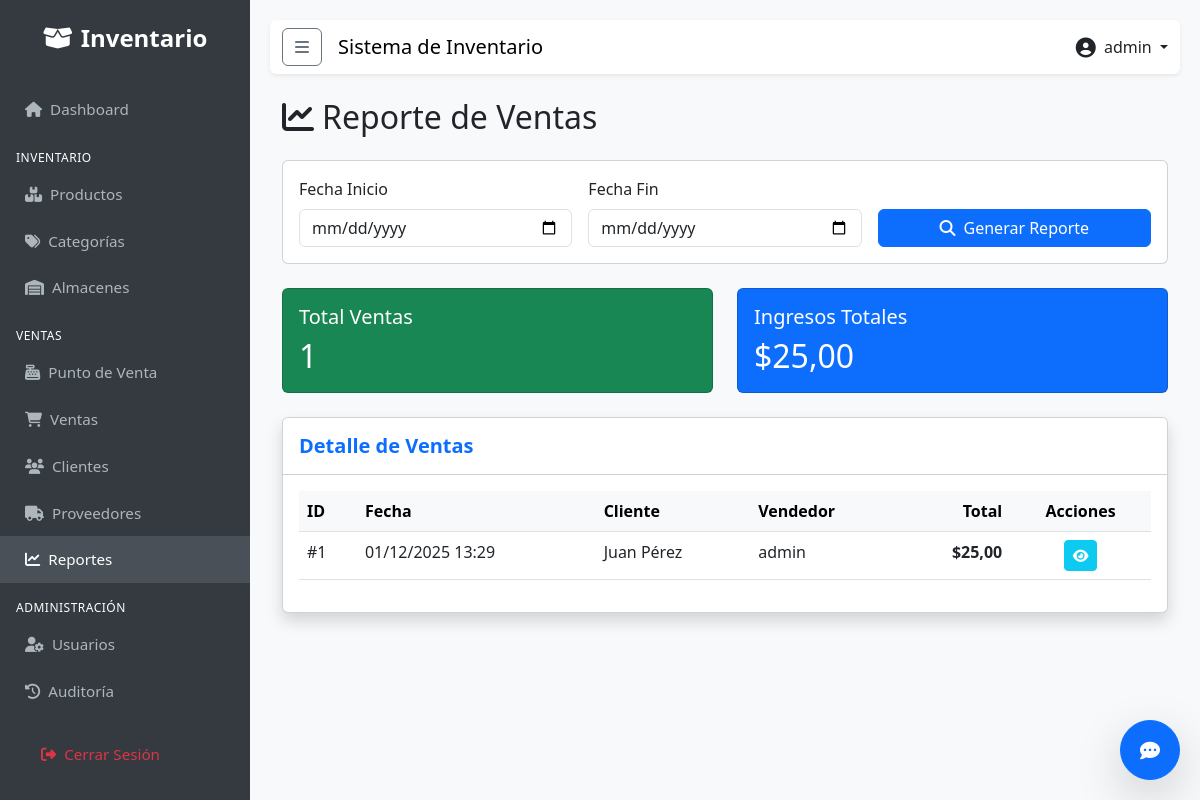
Page /sales/reports/ (signed in) on the committed database.
### apps/users/models.py (models this page shows, shortened)
class User(AbstractUser):
    class Role(models.TextChoices):
        ADMIN = 'ADMIN', _('Administrador')
        SELLER = 'SELLER', _('Vendedor')
        WAREHOUSE = 'WAREHOUSE', _('Almacenista')
    role = models.CharField(
        max_length=50,
        choices=Role.choices,
        default=Role.SELLER,
        verbose_name=_('Rol')
    )
    phone = models.CharField(max_length=20, blank=True, null=True, verbose_name=_('Teléfono'))
    class Meta:
        verbose_name = _('Usuario')
        verbose_name_plural = _('Usuarios')

### apps/sales/models.py (models this page shows, shortened)
class Sale(models.Model):
    client = models.ForeignKey(Client, on_delete=models.PROTECT, verbose_name=_('Cliente'))
    user = models.ForeignKey(settings.AUTH_USER_MODEL, on_delete=models.PROTECT, verbose_name=_('Vendedor'))
    date = models.DateTimeField(auto_now_add=True, verbose_name=_('Fecha'))
    total = models.DecimalField(max_digits=12, decimal_places=2, default=0, verbose_name=_('Total'))
    class Meta:
        verbose_name = _('Venta')
        verbose_name_plural = _('Ventas')

class Client(models.Model):
    name = models.CharField(max_length=200, verbose_name=_('Nombre Completo'))
    email = models.EmailField(blank=True, verbose_name=_('Email'))
    phone = models.CharField(max_length=20, blank=True, verbose_name=_('Teléfono'))
    address = models.TextField(blank=True, verbose_name=_('Dirección'))
    created_at = models.DateTimeField(auto_now_add=True)
    class Meta:
        verbose_name = _('Cliente')
        verbose_name_plural = _('Clientes')

### apps/sales/views.py (the view)
# urls.py: path('reports/', ReportView.as_view(), name='sales_report'),
class ReportView(LoginRequiredMixin, SellerRequiredMixin, TemplateView):
    template_name = 'sales/report.html'
    def get_context_data(self, **kwargs):
        context = super().get_context_data(**kwargs)
        start_date = self.request.GET.get('start_date')
        end_date = self.request.GET.get('end_date')
        sales = Sale.objects.all().order_by('-date')
        if start_date and end_date:
            sales = sales.filter(date__date__range=[start_date, end_date])
        context['sales'] = sales
        context['start_date'] = start_date
        context['end_date'] = end_date
        context['total_sales_count'] = sales.count()
        context['total_income'] = sum(sale.total for sale in sales)
        return context

### apps/users/permissions.py (called while the page is built)
def is_seller(user):
    return user.is_authenticated and user.role in ['ADMIN', 'SELLER']

    def test_func(self):
        return is_seller(self.request.user)

### templates/sales/report.html (shortened to what this page needs)
{% extends 'base.html' %}
{% block content %}
<div class="container-fluid">
    <h2 class="mb-4"><i class="fas fa-chart-line me-2"></i>Reporte de Ventas</h2>
    <div class="card mb-4">
        <div class="card-body">
            <form method="get" class="row g-3 align-items-end">
                <div class="col-md-4">
                    <label for="start_date" class="form-label">Fecha Inicio</label>
                    <input type="date" class="form-control" id="start_date" name="start_date" value="{{ start_date }}">
                </div>
                <div class="col-md-4">
                    <label for="end_date" class="form-label">Fecha Fin</label>
                    <input type="date" class="form-control" id="end_date" name="end_date" value="{{ end_date }}">
                </div>
                <div class="col-md-4">
                    <button type="submit" class="btn btn-primary w-100">
                        <i class="fas fa-search me-2"></i>Generar Reporte
                    </button>
                </div>
            </form>
        </div>
    </div>
    {% if sales %}
    <div class="row mb-4">
        <div class="col-md-6">
            <div class="card bg-success text-white">
                <div class="card-body">
                    <h5 class="card-title">Total Ventas</h5>
                    <h2 class="mb-0">{{ total_sales_count }}</h2>
                </div>
            </div>
        </div>
        <div class="col-md-6">
            <div class="card bg-primary text-white">
                <div class="card-body">
                    <h5 class="card-title">Ingresos Totales</h5>
                    <h2 class="mb-0">${{ total_income|floatformat:2 }}</h2>
                </div>
            </div>
        </div>
    </div>
    <div class="card shadow">
        <div class="card-header bg-white py-3">
            <h5 class="mb-0 text-primary fw-bold">Detalle de Ventas</h5>
        </div>
        <div class="card-body">
            <div class="table-responsive">
                <table class="table table-hover">
                    <thead class="table-light">
                        <tr>
                            <th>ID</th>
                            <th>Fecha</th>
                            <th>Cliente</th>
                            <th>Vendedor</th>
                            <th class="text-end">Total</th>
                            <th class="text-center">Acciones</th>
                        </tr>
                    </thead>
                    <tbody>
                        {% for sale in sales %}
                        <tr>
                            <td>#{{ sale.id }}</td>
                            <td>{{ sale.date|date:"d/m/Y H:i" }}</td>
                            <td>{{ sale.client.name|default:"General" }}</td>
                            <td>{{ sale.user.username }}</td>
                            <td class="text-end fw-bold">${{ sale.total|floatformat:2 }}</td>
                            <td class="text-center">
                                <a href="{% url 'sales:sale_detail' sale.id %}" class="btn btn-sm btn-info text-white"
                                    title="Ver Detalle">
                                    <i class="fas fa-eye"></i>
                                </a>
                            </td>
                        </tr>
                        {% endfor %}
                    </tbody>
                </table>
            </div>
        </div>
    </div>
    {% elif start_date %}
    <div class="alert alert-info">
        No se encontraron ventas en el rango de fechas seleccionado.
    </div>
    {% endif %}
</div>
{% endblock %}

### templates/base.html (shortened to what this page needs)
{% load static %}
<!DOCTYPE html>
<html lang="es">
<head>
    <link href="https://cdn.jsdelivr.net/npm/bootstrap@5.3.0/dist/css/bootstrap.min.css" rel="stylesheet">
    <link rel="stylesheet" href="https://cdnjs.cloudflare.com/ajax/libs/font-awesome/6.4.0/css/all.min.css">
</head>
<body>
    <div class="sidebar" id="sidebar">
        <div class="brand">
            <i class="fas fa-box-open me-2"></i>Inventario
        </div>
        <a href="{% url 'dashboard:index' %}"
            class="{% if request.resolver_match.app_name == 'dashboard' %}active{% endif %}">
            <i class="fas fa-home me-2"></i>Dashboard
        </a>
        <div class="sidebar-heading mt-3 px-3 mb-1">Inventario</div>
        <a href="{% url 'inventory:product_list' %}"
            class="{% if request.resolver_match.url_name == 'product_list' %}active{% endif %}">
            <i class="fas fa-boxes me-2"></i>Productos
        </a>
        <a href="{% url 'inventory:category_list' %}"
            class="{% if request.resolver_match.url_name == 'category_list' %}active{% endif %}">
            <i class="fas fa-tags me-2"></i>Categorías
        </a>
        <a href="{% url 'inventory:warehouse_list' %}"
            class="{% if request.resolver_match.url_name == 'warehouse_list' %}active{% endif %}">
            <i class="fas fa-warehouse me-2"></i>Almacenes
        </a>
        <div class="sidebar-heading mt-3 px-3 mb-1">Ventas</div>
        <a href="{% url 'sales:pos' %}" class="{% if request.resolver_match.url_name == 'pos' %}active{% endif %}">
            <i class="fas fa-cash-register me-2"></i>Punto de Venta
        </a>
        <a href="{% url 'sales:sale_list' %}"
            class="{% if request.resolver_match.url_name == 'sale_list' %}active{% endif %}">
            <i class="fas fa-shopping-cart me-2"></i>Ventas
        </a>
        <a href="{% url 'sales:client_list' %}"
            class="{% if request.resolver_match.url_name == 'client_list' %}active{% endif %}">
            <i class="fas fa-users me-2"></i>Clientes
        </a>
        <a href="{% url 'sales:supplier_list' %}"
            class="{% if request.resolver_match.url_name == 'supplier_list' %}active{% endif %}">
            <i class="fas fa-truck me-2"></i>Proveedores
        </a>
        <a href="{% url 'sales:sales_report' %}"
            class="{% if request.resolver_match.url_name == 'sales_report' %}active{% endif %}">
            <i class="fas fa-chart-line me-2"></i>Reportes
        </a>
        {% if user.is_superuser %}
        <div class="sidebar-heading mt-3 px-3 mb-1">Administración</div>
        <a href="{% url 'users:user_list' %}"
            class="{% if request.resolver_match.url_name == 'user_list' %}active{% endif %}">
            <i class="fas fa-user-cog me-2"></i>Usuarios
        </a>
        <a href="{% url 'users:audit_log' %}"
            class="{% if request.resolver_match.url_name == 'audit_log' %}active{% endif %}">
            <i class="fas fa-history me-2"></i>Auditoría
        </a>
        {% endif %}
        <div class="mt-auto p-3">
            <a href="{% url 'users:logout' %}" class="text-danger">
                <i class="fas fa-sign-out-alt me-2"></i>Cerrar Sesión
            </a>
        </div>
    </div>
    <div class="main-content">
        <nav class="navbar navbar-expand-lg navbar-light bg-white mb-4 shadow-sm rounded">
            <div class="container-fluid">
                <button class="btn btn-outline-secondary me-3" id="sidebarToggle">
                    <i class="fas fa-bars"></i>
                </button>
                <span class="navbar-brand mb-0 h1">Sistema de Inventario</span>
                <div class="ms-auto d-flex align-items-center">
                    <div class="dropdown">
                        <a class="nav-link dropdown-toggle" href="#" role="button" data-bs-toggle="dropdown">
                            <i class="fas fa-user-circle fa-lg me-1"></i> {{ user.username }}
                        </a>
                    </div>
                </div>
            </div>
        </nav>
        {% block content %}
        {% endblock %}
    </div>
    <div id="chat-widget" style="position: fixed; bottom: 20px; right: 20px; z-index: 1050;">
        <button id="chat-toggle" class="btn btn-primary rounded-circle shadow-lg" style="width: 60px; height: 60px;">
            <i class="fas fa-comment-dots fa-lg"></i>
        </button>
    </div>
</body>
</html>

### templates/base.html (style rules this page uses)
body { font-family: 'Segoe UI', Tahoma, Geneva, Verdana, sans-serif; background-color: #f8f9fa; }
.sidebar { height: 100vh; position: fixed; top: 0; left: 0; width: 250px; background-color: #343a40; padding-top: 20px; color: white; transition: all 0.3s; z-index: 1000; overflow-y: auto; }
.sidebar a { padding: 12px 25px; text-decoration: none; font-size: 0.95rem; color: #adb5bd; display: block; transition: 0.3s; }
.sidebar a:hover, .sidebar a.active { color: white; background-color: #495057; }
.sidebar .brand { font-size: 1.5rem; text-align: center; margin-bottom: 30px; color: white; font-weight: bold; }
.sidebar-heading { font-size: 0.75rem; text-transform: uppercase; letter-spacing: 0.5px; }
.main-content { margin-left: 250px; padding: 20px; transition: all 0.3s; }

### rows in the picture
User: username "admin"
Sale: id "1", date "01/12/2025 13:29", client.name "Juan Pérez", user.username "admin", total "25,00"

### other values in the picture
{{ total_sales_count }} "1"
{{ total_income|floatformat:2 }} "25,00"
